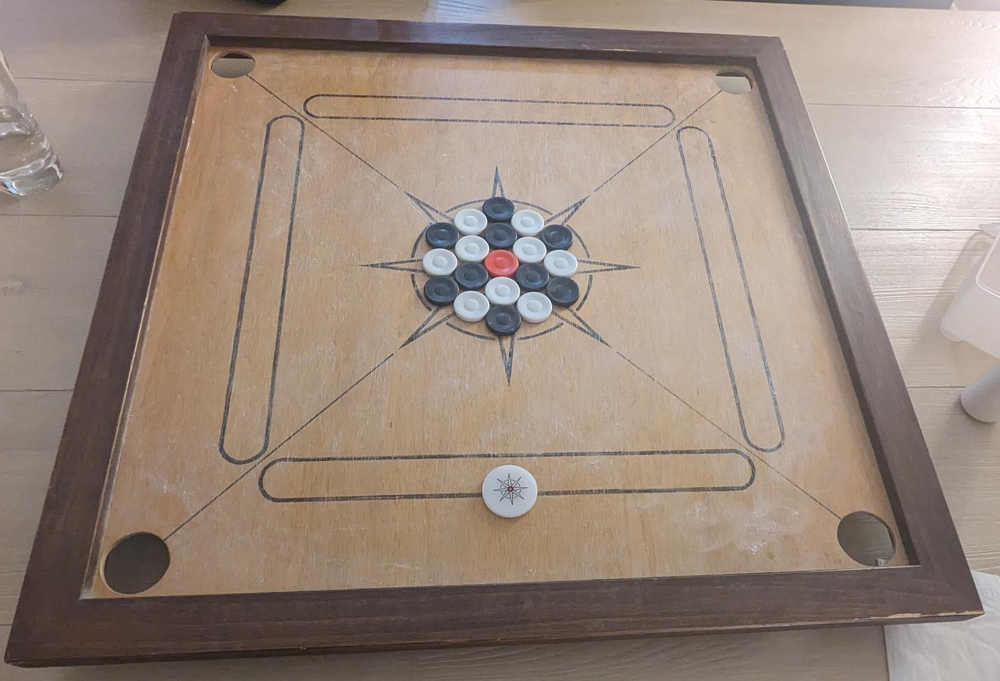
#> input picture images/board.png, 1000 x 681 px, shrunk from 1449 x 987 before the run
$ python tune_threshold.py
#> lines starting #> are read from the running program, lines starting #| are printed output that depends on the picture; after the words box and inside, x2 and y2 are one past the last pixel; in counts of white or black regions, pixels touching at a corner belong together
import cv2

img = cv2.imread("images/board.png")
#> img is the input picture: shape (681, 1000, 3); mean B, G, R 125.8, 136.8, 153.1
gray = cv2.cvtColor(img, cv2.COLOR_BGR2GRAY)
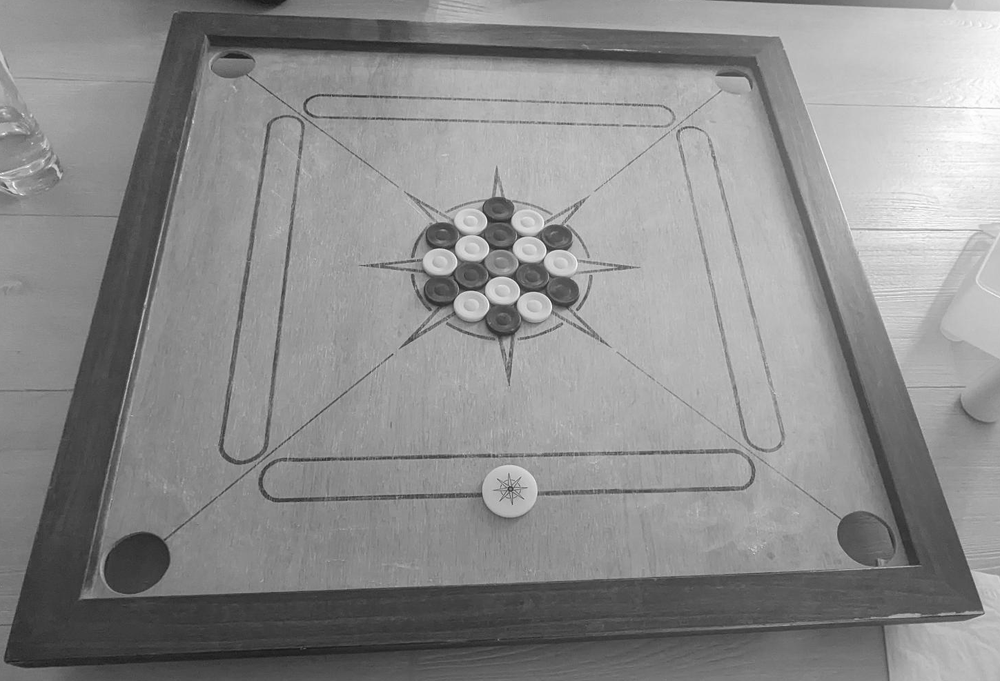
#> gray: shape (681, 1000); min 20, max 255, mean 140.4

otsu_thresh, img_thresh = cv2.threshold(
    gray, 0, 255, cv2.THRESH_BINARY + cv2.THRESH_OTSU
)
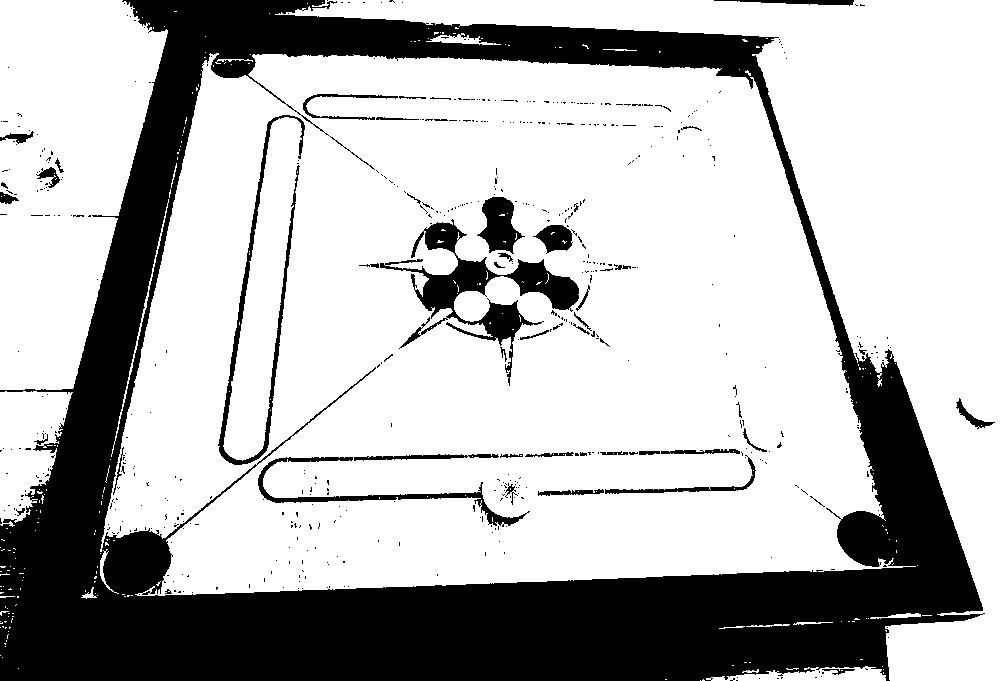
#> img_thresh: shape (681, 1000); 72% white; 544 black regions (493 under 20 px)
#> otsu_thresh = 122
otsu_thresh = int(otsu_thresh)

win_name = "Threshold"
cv2.namedWindow(win_name)

tb_thresh = "Threshold"
cv2.createTrackbar(tb_thresh, win_name, otsu_thresh, 255, lambda x: None)

while True:
    thresh = cv2.getTrackbarPos(tb_thresh, win_name)

    img_thresh = cv2.threshold(gray, thresh, 255, cv2.THRESH_BINARY)[1]

    img_annot = img.copy()
    contours, _ = cv2.findContours(
        img_thresh, cv2.RETR_EXTERNAL, cv2.CHAIN_APPROX_SIMPLE
    )
#> contours = 204 contours, 191 with area under 20; largest, box (x1, y1, x2, y2) and area: (100, 53, 916, 596) 345882, (275, 0, 1000, 681) 104300, (0, 0, 168, 390) 46452, (0, 391, 73, 527) 6203, (706, 666, 886, 681) 1458
    contours = sorted(contours, key=cv2.contourArea, reverse=True)
    if len(contours) > 0:
        contours = contours[: min(len(contours), 5)]
#> contours = 5 contours; box (x1, y1, x2, y2) and area: (100, 53, 916, 596) 345882, (275, 0, 1000, 681) 104300, (0, 0, 168, 390) 46452, (0, 391, 73, 527) 6203, (706, 666, 886, 681) 1458
    cv2.drawContours(img_annot, contours, -1, (0, 255, 0), 1)
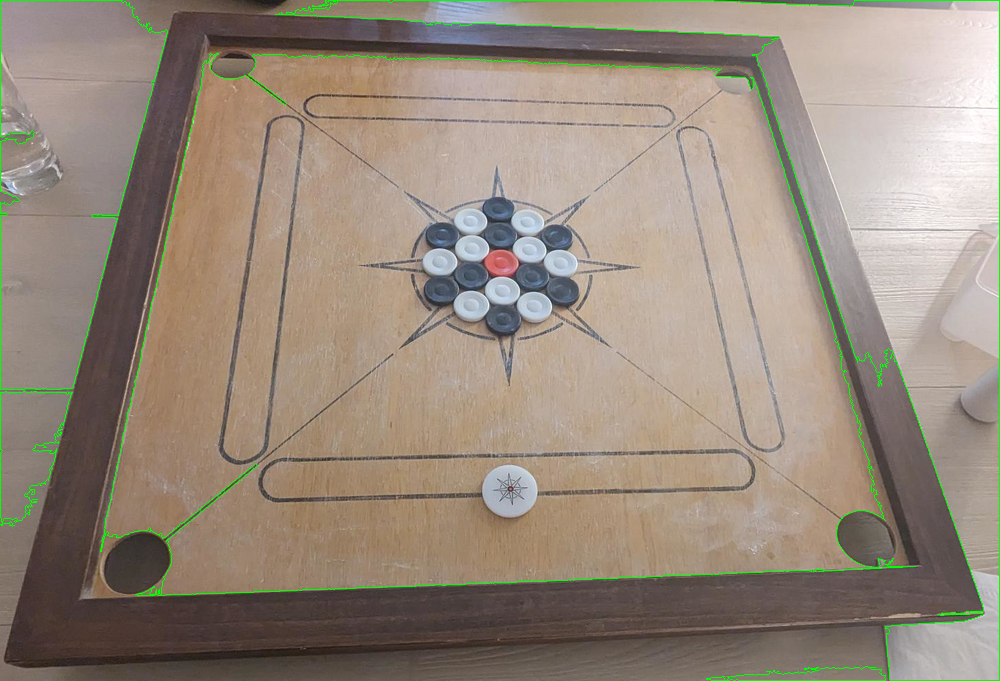
#> img_annot: shape (681, 1000, 3); 1.22% of pixels changed, all inside (x1, y1, x2, y2) = (0, 0, 1000, 681)

    cv2.imshow(win_name, img_annot)

    key = cv2.waitKey(1) & 0xFF
#> (key q is pressed here)
    if key == ord("q"):
        break

cv2.destroyAllWindows()
